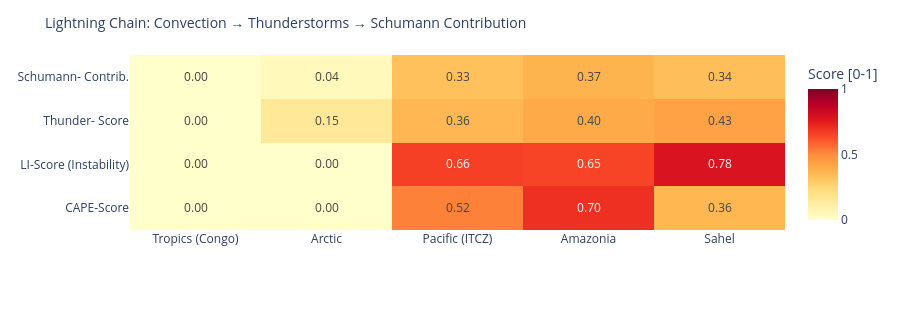

The cell this chart's notebook holds for it:
### Code cell
# ============================================================
# LIGHTNING CHAIN: Convection → Thunderstorms → Schumann
# Shows the causal chain per measurement point as heatmap
# ============================================================

def cape_score(v):
    """CAPE → normalized score [0,1]"""
    if v is None or pd.isna(v): return 0.0
    return min(1.0, float(v) / 3000)

def li_score(v):
    """Lifted Index: negative = unstable → score [0,1]"""
    if v is None or pd.isna(v): return 0.3
    return min(1.0, max(0.0, (-float(v) + 6) / 12))

def cloud_score(v):
    if v is None or pd.isna(v): return 0.3
    return float(v) / 100

def thunder_score(row):
    """Kombinierter Gewitterwahrscheinlichkeits-Score
    CAPE + LI + Bedeckung + WMO-Gewitter + konvektiver Niederschlag (showers)
    Hinweis: X-Ray und Kp sind kein Bestandteil – nur geomagn./solarer Kontext.
    """
    cs = cape_score(row.get('cape'))
    ls = li_score(row.get('li'))
    cl = cloud_score(row.get('cloud'))
    t  = 1.0 if row.get('thunderstorm') else 0.0
    # Convective precipitation (showers) as additional indicator
    sh = min(1.0, (row.get('showers') or 0) / 5.0)
    return round(cs * 0.30 + ls * 0.25 + cl * 0.15 + t * 0.20 + sh * 0.10, 3)

def schumann_contribution(t_score, lat):
    """Schumann contribution: higher in tropics (±30°), scaled by thunderstorm score"""
    lat_weight = max(0.3, 1.0 - abs(lat) / 60)
    return round(t_score * lat_weight, 3)

df_atm['cape_score']   = df_atm.apply(lambda r: cape_score(r['cape']), axis=1)
df_atm['li_score']     = df_atm.apply(lambda r: li_score(r['li']),    axis=1)
df_atm['thunder_score']= df_atm.apply(lambda r: thunder_score(r.to_dict()), axis=1)
df_atm['schumann_contribution'] = df_atm.apply(
    lambda r: schumann_contribution(r['thunder_score'], r['lat']), axis=1)

metrics = ['cape_score', 'li_score', 'thunder_score', 'schumann_contribution']
labels  = ['CAPE-Score', 'LI-Score\n(Instability)', 'Thunder-\nScore', 'Schumann-\nContrib.']
z_data  = [df_atm[m].tolist() for m in metrics]

fig = go.Figure(go.Heatmap(
    z=z_data,
    x=df_atm['point'].tolist(),
    y=labels,
    colorscale='YlOrRd',
    zmin=0, zmax=1,
    text=[[f'{v:.2f}' for v in row] for row in z_data],
    texttemplate='%{text}', textfont=dict(size=12),
    colorbar=dict(title='Score [0-1]')
))
fig.update_layout(
    title=dict(text='Lightning Chain: Convection → Thunderstorms → Schumann Contribution', font=dict(size=14)),
    height=310,
    plot_bgcolor='rgba(0,0,0,0)', paper_bgcolor='rgba(0,0,0,0)',
    margin=dict(l=130, r=80, t=55, b=80)
)
fig.show()

### Figure 1 — Plotly figure (JSON) as saved in the notebook; plotly's stock layout.template omitted (floating-point values rounded to 4 significant figures)
{"data": [{"colorbar": {"title": {"text": "Score [0-1]"}}, "colorscale": [[0.0, "rgb(255,255,204)"], [0.125, "rgb(255,237,160)"], [0.25, "rgb(254,217,118)"], [0.375, "rgb(254,178,76)"], [0.5, "rgb(253,141,60)"], [0.625, "rgb(252,78,42)"], [0.75, "rgb(227,26,28)"], [0.875, "rgb(189,0,38)"], [1.0, "rgb(128,0,38)"]], "text": [["0.00", "0.00", "0.52", "0.70", "0.36"], ["0.00", "0.00", "0.66", "0.65", "0.78"], ["0.00", "0.15", "0.36", "0.40", "0.43"], ["0.00", "0.04", "0.33", "0.37", "0.34"]], "textfont": {"size": 12}, "texttemplate": "%{text}", "type": "heatmap", "x": ["Tropics (Congo)", "Arctic", "Pacific (ITCZ)", "Amazonia", "Sahel"], "y": ["CAPE-Score", "LI-Score\n(Instability)", "Thunder-\nScore", "Schumann-\nContrib."], "z": [[0.0, 0.0, 0.5233, 0.6967, 0.36], [0.0, 0.0, 0.6583, 0.65, 0.7833], [0.003, 0.15, 0.358, 0.403, 0.43], [0.003, 0.045, 0.328, 0.369, 0.337]], "zmax": 1, "zmin": 0}], "layout": {"height": 310, "margin": {"b": 80, "l": 130, "r": 80, "t": 55}, "paper_bgcolor": "rgba(0,0,0,0)", "plot_bgcolor": "rgba(0,0,0,0)", "title": {"font": {"size": 14}, "text": "Lightning Chain: Convection → Thunderstorms → Schumann Contribution"}}}
